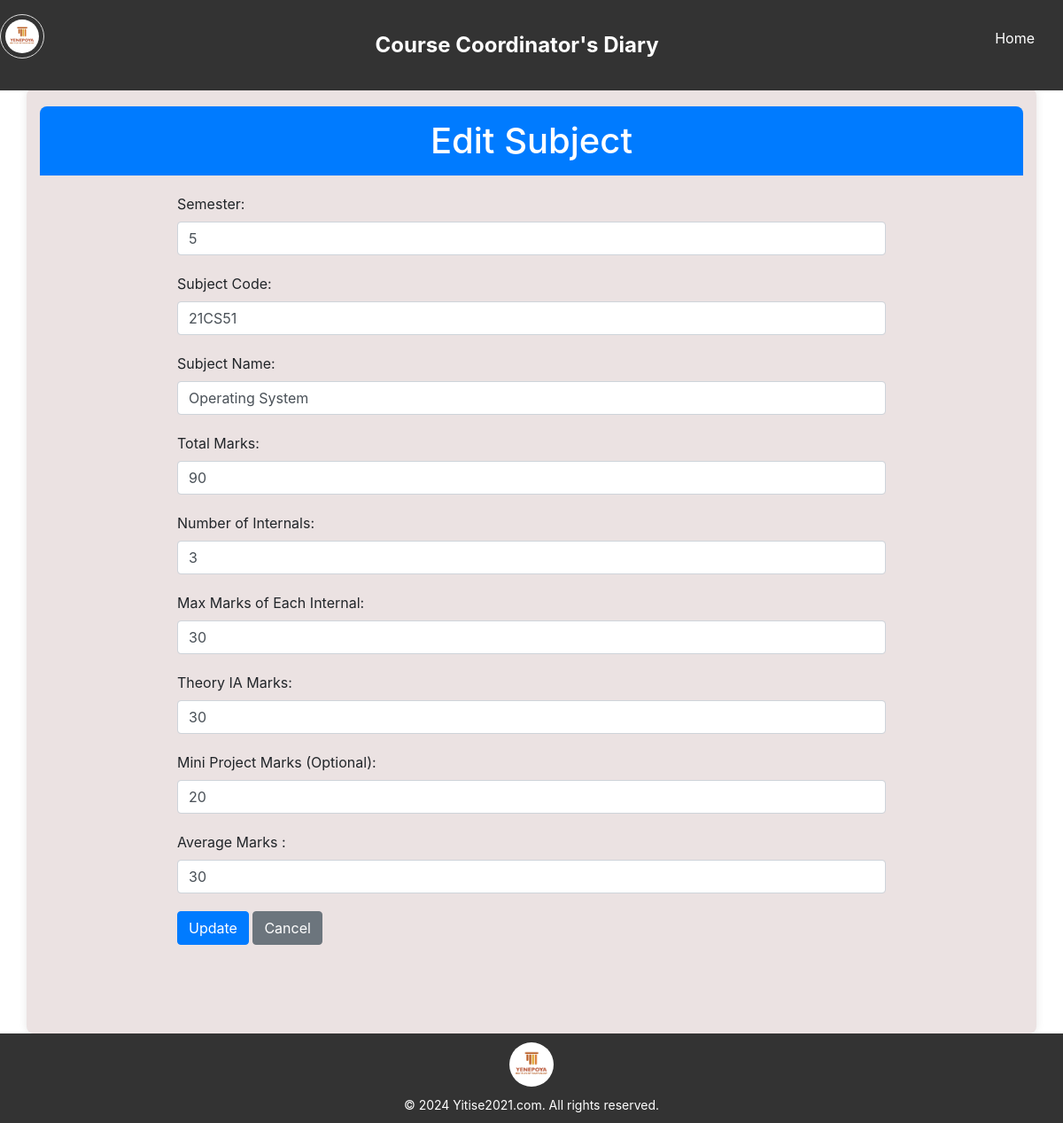
The page /edit_subject.php?id=56 on the database its author committed.
### tables this page shows
CREATE TABLE `subjects` (
  `id` int(11) NOT NULL,
  `semester` int(11) DEFAULT NULL,
  `sub_code` varchar(20) DEFAULT NULL,
  `sub_name` varchar(100) DEFAULT NULL,
  `total_marks` int(11) DEFAULT NULL,
  `num_internals` int(11) DEFAULT NULL,
  `max_marks_each_internal` int(11) DEFAULT NULL,
  `theory_ia_marks` int(11) DEFAULT NULL,
  `mini_project_marks` int(11) DEFAULT NULL,
  `avg` varchar(100) DEFAULT NULL
);

### edit_subject.php (the view, shortened to what this page needs)
<?php
include('connection/dbconfig.php');
?>
<!DOCTYPE html>
<html lang="en">
<head>
    <link rel="stylesheet" href="style/styles.css">
    <link href="https://stackpath.bootstrapcdn.com/bootstrap/4.5.2/css/bootstrap.min.css" rel="stylesheet">
</head>
<body>
<header class="header">
    <nav class="nav">
        <div class="logo-container">
  <img src="image/logo.png" alt="Logo" class="logo-image">
        </div>
        <div class="logo">Course Coordinator's Diary</div>
        <ul class="nav-links">
            <li><a href="home.php">Home</a></li>
        </ul>
    </nav>
</header>
<div class="container">
    <h1>Edit Subject</h1>
    <?php
    if (isset($_GET['id'])) {
        $id = $_GET['id'];
        $sql = "SELECT * FROM Subjects WHERE id = $id";
        $result = $conn->query($sql);
        if ($result->num_rows > 0) {
            $row = $result->fetch_assoc();
            ?>
            <form action="<?php echo htmlspecialchars($_SERVER["PHP_SELF"]); ?>" method="post">
                <div class="form-group">
                    <label for="semester">Semester:</label>
                    <input type="number" class="form-control" id="semester" name="semester" value="<?php echo $row['semester']; ?>" required>
                </div>
                <div class="form-group">
                    <label for="sub_code">Subject Code:</label>
                    <input type="text" class="form-control" id="sub_code" name="sub_code" value="<?php echo $row['sub_code']; ?>" required>
                </div>
                <div class="form-group">
                    <label for="sub_name">Subject Name:</label>
                    <input type="text" class="form-control" id="sub_name" name="sub_name" value="<?php echo $row['sub_name']; ?>" required>
                </div>
                <div class="form-group">
                    <label for="total_marks">Total Marks:</label>
                    <input type="number" class="form-control" id="total_marks" name="total_marks" value="<?php echo $row['total_marks']; ?>" required>
                </div>
                <div class="form-group">
                    <label for="num_internals">Number of Internals:</label>
                    <input type="number" class="form-control" id="num_internals" name="num_internals" value="<?php echo $row['num_internals']; ?>" required>
                </div>
                <div class="form-group">
                    <label for="max_marks_each_internal">Max Marks of Each Internal:</label>
                    <input type="number" class="form-control" id="max_marks_each_internal" name="max_marks_each_internal" value="<?php echo $row['max_marks_each_internal']; ?>" required>
                </div>
                <div class="form-group">
                    <label for="theory_ia_marks">Theory IA Marks:</label>
                    <input type="number" class="form-control" id="theory_ia_marks" name="theory_ia_marks" value="<?php echo $row['theory_ia_marks']; ?>" required>
                </div>
                <div class="form-group">
                    <label for="mini_project_marks">Mini Project Marks (Optional):</label>
                    <input type="number" class="form-control" id="mini_project_marks" name="mini_project_marks" value="<?php echo $row['mini_project_marks']; ?>">
                </div>
                <div class="form-group">
                    <label for="avg">Average Marks :</label>
                    <input type="number" class="form-control" id="avg" name="avg" value="<?php echo $row['avg']; ?>">
                </div>
                <button type="submit" class="btn btn-primary">Update</button>
                <a href="view_inserted_data.php" class="btn btn-secondary">Cancel</a>
            </form>
            <?php
        } else {
            echo "<p class='text-danger'>Subject not found.</p>";
        }
    } else {
        echo "<p class='text-danger'>Subject ID not provided.</p>";
    }
    ?>
</div>
<footer>
    <img src="image/logo.png" alt="Logo" class="footer-logo">
    <p>&copy; 2024 Yitise2021.com. All rights reserved.</p>
</footer>
</body>
</html>

### style/styles.css (style rules this page uses)
* { margin: 0; padding: 0; box-sizing: border-box; }
body { font-family: Arial, sans-serif; margin: 0; padding: 0; background: #e4e9f7; background-size: 400% 400%; animation: gradientBackground 15s ease infinite; display: flex; flex-direction: column; min-height: 100vh; }
.header { background: #333; color: #fff; padding: 1rem 0; text-align: center; position: fixed; width: 100%; top: 0; z-index: 1000; }
.container { max-width: 90%; margin: 100px auto 0; background-color: rgb(235, 226, 226); padding: 20px; flex: 1; padding-bottom: 100px; border-radius: 8px; box-shadow: 0 0 10px rgba(0, 0, 0, 0.1); }
.logo-container { text-align: center; margin-bottom: 20px; }
.logo-image { width: 50px; height: 50px; border-radius: 50%; border: 1px solid #ddd; padding: 5px; }
.logo { font-size: 18px; font-weight: bold; margin-left: 10px; }
.nav { display: flex; justify-content: space-between; align-items: center; max-width: 1200px; margin: 0 auto; padding: 0 2rem; }
.logo { font-size: 1.5rem; font-weight: bold; }
.nav-links { list-style: none; }
.nav-links li { display: inline; margin-left: 1rem; }
.nav-links a { color: #fff; text-decoration: none; font-size: 1rem; transition: color 0.3s ease; }
footer { bottom: 0; width: 100%; text-align: center; padding: 20px; background-color: #333; color: white; display: flex; flex-direction: column; align-items: center; padding: 10px; }
.footer-logo { width: 50px; height: 50px; border-radius: 50%; margin-bottom: 10px; }
footer p { margin: 0; font-size: 14px; color: white; }
h1, h2 { text-align: center; }
h1 { background-color: #007bff; color: #fff; text-align: center; padding: 15px; border-top-left-radius: 8px; border-top-right-radius: 8px; margin-top: -30px; margin-bottom: 20px; position: relative; }

### edit_subject.php (style rules this page uses)
h1 { text-align: center; margin-bottom: 20px; }
form { max-width: 800px; margin: 0 auto; }
.form-group { margin-bottom: 20px; }

### rows shown on the page
subjects: semester "5", sub_code "21CS51", sub_name "Operating System", total_marks "90", num_internals "3", max_marks_each_internal "30", theory_ia_marks "30", mini_project_marks "20", avg "30"
